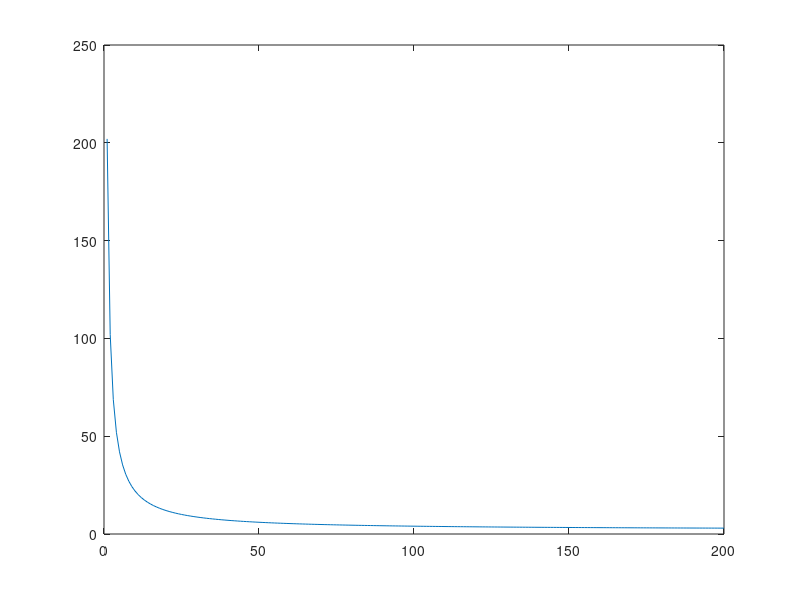

Recreate this plot in MATLAB.
close all


u = @(c,X,gamma) ((c-X)^(1-gamma))/(1-gamma);
figure()
hold on
support = 0.01:0.01:5;
plot(support, arrayfun(@(c) u(c,0,2), support), 'b')
plot(support, arrayfun(@(c) u(c,1,2), support), 'r')
hold off

rra = @(c,x,gamma) gamma*c/(c-x);
arrayfun(@(c) rra(c,1,2), [101 11 2 1.1])

S  = @(c,X) (c-X)/c;
rf = @(delta,mu,sigma,gamma,c,X) delta + gamma*mu/S(c,X) - 0.5*(gamma*(gamma+1))*(sigma^2)/(S(c,X)^2);
plot(arrayfun(@(c) rf(0,0.01,0.02,2,c,1), 1.01:0.01:3))

sharpe = @(gamma,c,X) gamma*c/(c-X);
plot(arrayfun(@(c) sharpe(2,c,1), 1.01:0.01:3))

delta = 0.01 - 100*0.02 + 0.5*(100^2)*(0.02^2)

